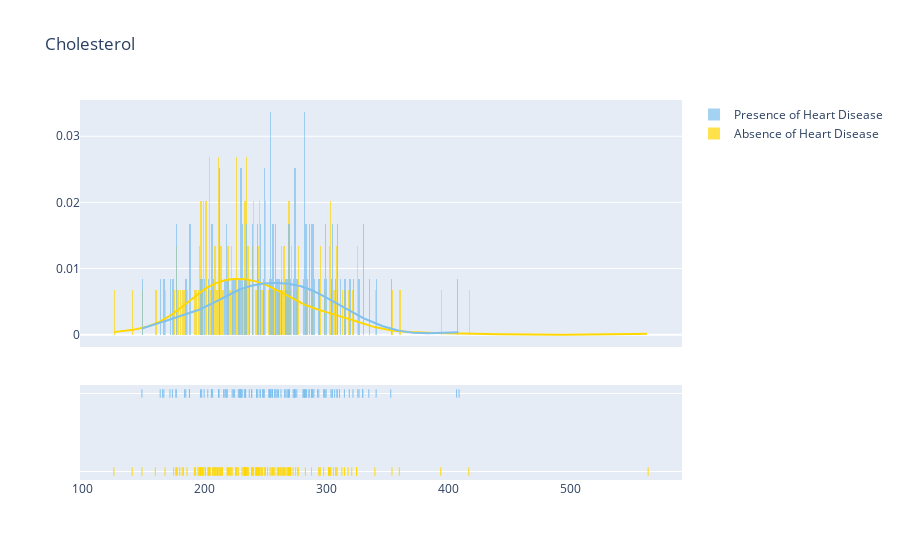

The notebook cell saved with this chart:
### Code cell
plot_distribution('Cholesterol', 1)

### Figure 1 — Plotly figure (JSON) as saved in the notebook; plotly's stock layout.template omitted (floating-point values rounded to 4 significant figures; data arrays with more than 128 entries replaced by an {"elided": "..."} marker saying what was removed)
{"data": [{"autobinx": false, "histnorm": "probability density", "legendgroup": "Absence of Heart Disease", "marker": {"color": "#FFD700"}, "name": "Absence of Heart Disease", "opacity": 0.7, "type": "histogram", "x": {"elided": "150 int values"}, "xaxis": "x", "xbins": {"end": 564, "size": 1, "start": 126}, "yaxis": "y"}, {"autobinx": false, "histnorm": "probability density", "legendgroup": "Presence of Heart Disease", "marker": {"color": "#7EC0EE"}, "name": "Presence of Heart Disease", "opacity": 0.7, "type": "histogram", "x": [322, 261, 256, 239, 293, 407, 234, 311, 203, 229, 230, 229, 326, 200, 256, 207, 273, 223, 218, 149, 197, 246, 225, 315, 166, 249, 281, 305, 276, 319, 243, 260, 309, 218, 198, 270, 243, 330, 266, 206, 212, 275, 234, 237, 289, 254, 274, 258, 177, 327, 305, 249, 288, 283, 188, 286, 274, 267, 230, 269, 212, 246, 249, 212, 233, 283, 282, 230, 167, 224, 217, 228, 231, 244, 259, 282, 254, 299, 294, 298, 231, 254, 409, 172, 184, 269, 174, 282, 304, 300, 258, 299, 289, 309, 288, 216, 239, 254, 330, 263, 341, 307, 219, 255, 164, 177, 274, 268, 253, 248, 185, 282, 188, 290, 353, 335, 206, 284, 229, 286], "xaxis": "x", "xbins": {"end": 409, "size": 1, "start": 149}, "yaxis": "y"}, {"legendgroup": "Absence of Heart Disease", "marker": {"color": "#FFD700"}, "mode": "lines", "name": "Absence of Heart Disease", "showlegend": false, "type": "scatter", "x": {"elided": "500 float values"}, "xaxis": "x", "y": {"elided": "500 float values"}, "yaxis": "y"}, {"legendgroup": "Presence of Heart Disease", "marker": {"color": "#7EC0EE"}, "mode": "lines", "name": "Presence of Heart Disease", "showlegend": false, "type": "scatter", "x": {"elided": "500 float values"}, "xaxis": "x", "y": {"elided": "500 float values"}, "yaxis": "y"}, {"legendgroup": "Absence of Heart Disease", "marker": {"color": "#FFD700", "symbol": "line-ns-open"}, "mode": "markers", "name": "Absence of Heart Disease", "showlegend": false, "type": "scatter", "x": {"elided": "150 int values"}, "xaxis": "x", "y": {"elided": "150 str values"}, "yaxis": "y2"}, {"legendgroup": "Presence of Heart Disease", "marker": {"color": "#7EC0EE", "symbol": "line-ns-open"}, "mode": "markers", "name": "Presence of Heart Disease", "showlegend": false, "type": "scatter", "x": [322, 261, 256, 239, 293, 407, 234, 311, 203, 229, 230, 229, 326, 200, 256, 207, 273, 223, 218, 149, 197, 246, 225, 315, 166, 249, 281, 305, 276, 319, 243, 260, 309, 218, 198, 270, 243, 330, 266, 206, 212, 275, 234, 237, 289, 254, 274, 258, 177, 327, 305, 249, 288, 283, 188, 286, 274, 267, 230, 269, 212, 246, 249, 212, 233, 283, 282, 230, 167, 224, 217, 228, 231, 244, 259, 282, 254, 299, 294, 298, 231, 254, 409, 172, 184, 269, 174, 282, 304, 300, 258, 299, 289, 309, 288, 216, 239, 254, 330, 263, 341, 307, 219, 255, 164, 177, 274, 268, 253, 248, 185, 282, 188, 290, 353, 335, 206, 284, 229, 286], "xaxis": "x", "y": ["Presence of Heart Disease", "Presence of Heart Disease", "Presence of Heart Disease", "Presence of Heart Disease", "Presence of Heart Disease", "Presence of Heart Disease", "Presence of Heart Disease", "Presence of Heart Disease", "Presence of Heart Disease", "Presence of Heart Disease", "Presence of Heart Disease", "Presence of Heart Disease", "Presence of Heart Disease", "Presence of Heart Disease", "Presence of Heart Disease", "Presence of Heart Disease", "Presence of Heart Disease", "Presence of Heart Disease", "Presence of Heart Disease", "Presence of Heart Disease", "Presence of Heart Disease", "Presence of Heart Disease", "Presence of Heart Disease", "Presence of Heart Disease", "Presence of Heart Disease", "Presence of Heart Disease", "Presence of Heart Disease", "Presence of Heart Disease", "Presence of Heart Disease", "Presence of Heart Disease", "Presence of Heart Disease", "Presence of Heart Disease", "Presence of Heart Disease", "Presence of Heart Disease", "Presence of Heart Disease", "Presence of Heart Disease", "Presence of Heart Disease", "Presence of Heart Disease", "Presence of Heart Disease", "Presence of Heart Disease", "Presence of Heart Disease", "Presence of Heart Disease", "Presence of Heart Disease", "Presence of Heart Disease", "Presence of Heart Disease", "Presence of Heart Disease", "Presence of Heart Disease", "Presence of Heart Disease", "Presence of Heart Disease", "Presence of Heart Disease", "Presence of Heart Disease", "Presence of Heart Disease", "Presence of Heart Disease", "Presence of Heart Disease", "Presence of Heart Disease", "Presence of Heart Disease", "Presence of Heart Disease", "Presence of Heart Disease", "Presence of Heart Disease", "Presence of Heart Disease", "Presence of Heart Disease", "Presence of Heart Disease", "Presence of Heart Disease", "Presence of Heart Disease", "Presence of Heart Disease", "Presence of Heart Disease", "Presence of Heart Disease", "Presence of Heart Disease", "Presence of Heart Disease", "Presence of Heart Disease", "Presence of Heart Disease", "Presence of Heart Disease", "Presence of Heart Disease", "Presence of Heart Disease", "Presence of Heart Disease", "Presence of Heart Disease", "Presence of Heart Disease", "Presence of Heart Disease", "Presence of Heart Disease", "Presence of Heart Disease", "Presence of Heart Disease", "Presence of Heart Disease", "Presence of Heart Disease", "Presence of Heart Disease", "Presence of Heart Disease", "Presence of Heart Disease", "Presence of Heart Disease", "Presence of Heart Disease", "Presence of Heart Disease", "Presence of Heart Disease", "Presence of Heart Disease", "Presence of Heart Disease", "Presence of Heart Disease", "Presence of Heart Disease", "Presence of Heart Disease", "Presence of Heart Disease", "Presence of Heart Disease", "Presence of Heart Disease", "Presence of Heart Disease", "Presence of Heart Disease", "Presence of Heart Disease", "Presence of Heart Disease", "Presence of Heart Disease", "Presence of Heart Disease", "Presence of Heart Disease", "Presence of Heart Disease", "Presence of Heart Disease", "Presence of Heart Disease", "Presence of Heart Disease", "Presence of Heart Disease", "Presence of Heart Disease", "Presence of Heart Disease", "Presence of Heart Disease", "Presence of Heart Disease", "Presence of Heart Disease", "Presence of Heart Disease", "Presence of Heart Disease", "Presence of Heart Disease", "Presence of Heart Disease", "Presence of Heart Disease"], "yaxis": "y2"}], "layout": {"barmode": "overlay", "hovermode": "closest", "legend": {"traceorder": "reversed"}, "title": {"text": "Cholesterol"}, "xaxis": {"anchor": "y2", "domain": [0, 1], "zeroline": false}, "yaxis": {"anchor": "free", "domain": [0.35, 1], "position": 0}, "yaxis2": {"anchor": "x", "domain": [0, 0.25], "dtick": 1, "showticklabels": false}}}
